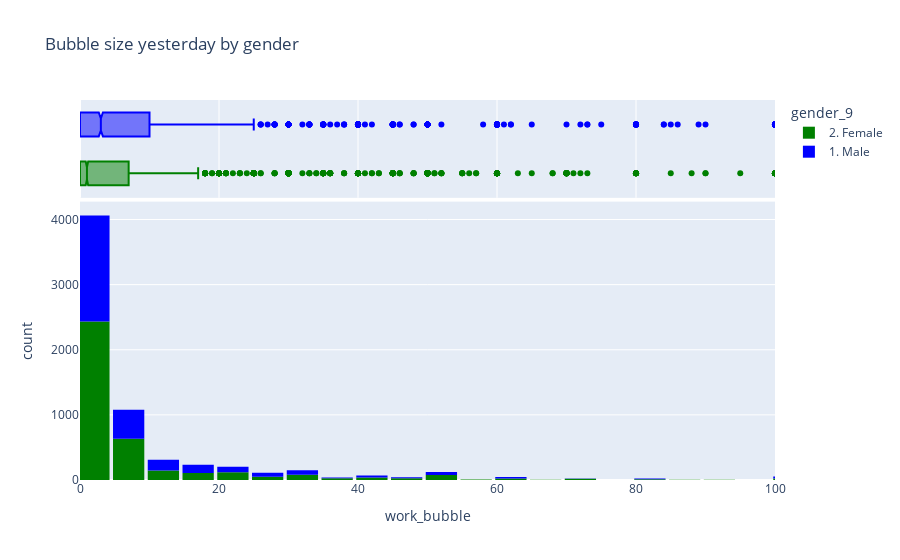

Notebook code for this chart:
### Code cell
fig = px.histogram(r9, 
                   x='work_bubble', 
                   marginal='box', 
                   color='gender_9', 
                   color_discrete_sequence=['green', 'blue'], 
                   title='Bubble size yesterday by gender'
                  )

fig.update_xaxes(range=[0,100])
fig.update_layout(bargap=0.1)
fig.show()

### Figure 1 — Plotly figure (JSON) as saved in the notebook; plotly's stock layout.template omitted (floating-point values rounded to 4 significant figures; data arrays with more than 128 entries replaced by an {"elided": "..."} marker saying what was removed)
{"data": [{"alignmentgroup": "True", "bingroup": "x", "hovertemplate": "gender_9=2. Female<br>work_bubble=%{x}<br>count=%{y}<extra></extra>", "legendgroup": "2. Female", "marker": {"color": "green"}, "name": "2. Female", "offsetgroup": "2. Female", "orientation": "v", "showlegend": true, "type": "histogram", "x": {"elided": "5348 int values"}, "xaxis": "x", "yaxis": "y"}, {"alignmentgroup": "True", "hovertemplate": "gender_9=2. Female<br>work_bubble=%{x}<extra></extra>", "legendgroup": "2. Female", "marker": {"color": "green"}, "name": "2. Female", "notched": true, "offsetgroup": "2. Female", "showlegend": false, "type": "box", "x": {"elided": "5348 int values"}, "xaxis": "x2", "yaxis": "y2"}, {"alignmentgroup": "True", "bingroup": "x", "hovertemplate": "gender_9=1. Male<br>work_bubble=%{x}<br>count=%{y}<extra></extra>", "legendgroup": "1. Male", "marker": {"color": "blue"}, "name": "1. Male", "offsetgroup": "1. Male", "orientation": "v", "showlegend": true, "type": "histogram", "x": {"elided": "4070 int values"}, "xaxis": "x", "yaxis": "y"}, {"alignmentgroup": "True", "hovertemplate": "gender_9=1. Male<br>work_bubble=%{x}<extra></extra>", "legendgroup": "1. Male", "marker": {"color": "blue"}, "name": "1. Male", "notched": true, "offsetgroup": "1. Male", "showlegend": false, "type": "box", "x": {"elided": "4070 int values"}, "xaxis": "x2", "yaxis": "y2"}], "layout": {"bargap": 0.1, "barmode": "relative", "legend": {"title": {"text": "gender_9"}, "tracegroupgap": 0}, "title": {"text": "Bubble size yesterday by gender"}, "xaxis": {"anchor": "y", "domain": [0, 1], "range": [0, 100], "title": {"text": "work_bubble"}}, "xaxis2": {"anchor": "y2", "domain": [0, 1], "matches": "x", "range": [0, 100], "showgrid": true, "showticklabels": false}, "yaxis": {"anchor": "x", "domain": [0, 0.7326], "title": {"text": "count"}}, "yaxis2": {"anchor": "x2", "domain": [0.7426, 1], "matches": "y2", "showgrid": false, "showline": false, "showticklabels": false, "ticks": ""}}}
